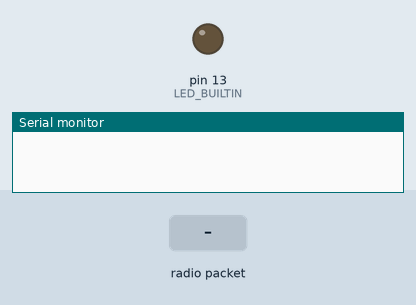
Bench run of a sketch on a simulated Arduino Uno, built with avr-gcc and run on an emulated ATmega328P. On the bench: output pins drawn as LEDs (lit = HIGH), the last lines printed to the serial monitor. The test bench sets the inputs (shaded band). No radio packets arrive unless stated.

Above: at 1.2 s.
1.3 s: radio packet "Touch pressed" arrives
At 1.9 s:
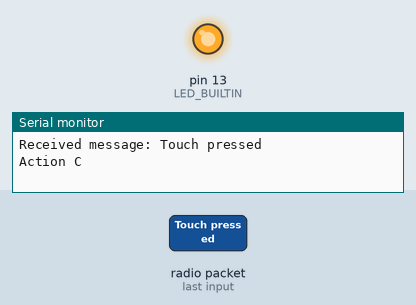
2.8 s: radio packet "Touch dilepas" arrives
4.3 s: radio packet "1" arrives
Timing chart, 0 to 7.3 s (numbered marks = the images above; inputs shaded):
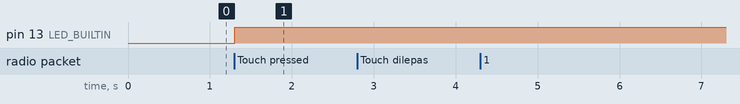

The sketch:

touchnrfreceiver.ino
```cpp
#include <SPI.h>
#include <RF24.h>

#define CE_PIN 9
#define CSN_PIN 10
// #define LED_PIN 8


RF24 radio(CE_PIN, CSN_PIN);

const byte address[6] = "00001";

void setup() {
  pinMode(LED_BUILTIN, OUTPUT);

  Serial.begin(9600);
  radio.begin();
  radio.openReadingPipe(1, address);
  radio.startListening();
}

void loop() {
  if (radio.available()) {
    char receivedMessage[32] = "";
    radio.read(&receivedMessage, sizeof(receivedMessage));
    Serial.print("Received message: ");
    Serial.println(receivedMessage);

    if (strcmp(receivedMessage, "Touch pressed") == 0) {
      Serial.println("Action C");
      digitalWrite(LED_BUILTIN, HIGH);

    } else if (strcmp(receivedMessage, "Touch dilepas ") == 0) {
      Serial.println("Action D");
      digitalWrite(LED_BUILTIN, LOW);

    }
  }
}
```

Measured:
- after the input at 1.3 s, pin 13 (LED_BUILTIN): LOW → HIGH at once
